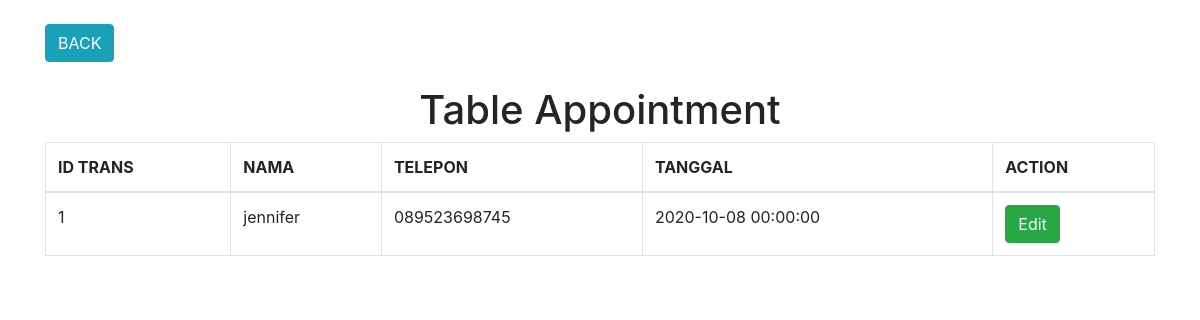
The page /AppointmentPage.php on the database its author committed.
### tables this page shows
CREATE TABLE `htrans` (
  `ID_TRANS` varchar(10) NOT NULL,
  `TOTAL_TRANS` int(11) NOT NULL,
  `TANGGAL_TRANS` datetime NOT NULL,
  `ID_PELANGGAN` varchar(10) NOT NULL,
  `ID_PERAWATAN` varchar(10) DEFAULT NULL,
  `ID_BEAUTICIAN` varchar(10) DEFAULT NULL,
  `PEMBAYARAN` varchar(255) NOT NULL,
  `STATUS_TRANS` varchar(1) NOT NULL COMMENT '0 = BELUM SELESAI,\r\n1 = SUDAH SELESAI'
);

CREATE TABLE `pelanggan` (
  `ID_PELANGGAN` varchar(10) NOT NULL,
  `NAMA_PELANGGAN` varchar(255) NOT NULL,
  `TELEPON_PELANGGAN` varchar(13) NOT NULL,
  `ID_MEMBER` varchar(10) DEFAULT NULL
);

### AppointmentPage.php (the view, shortened to what this page needs)
<?php
    include("conn.php");
?>
<!DOCTYPE html>
<html lang="en">
<head>
    <link rel="stylesheet" href="https://stackpath.bootstrapcdn.com/bootstrap/4.3.1/css/bootstrap.min.css">
    <link rel="stylesheet" href="https://maxcdn.bootstrapcdn.com/bootstrap/4.5.2/css/bootstrap.min.css">
</head>
<body>
    <br/>
    <div class="container">
        <form action="OpratorPage.php" method="post">
                <button type="submit" class="btn btn-info">BACK</button>
        </form> <br/>
        <center><h1>Table Appointment</h1></center>
            <table class="table table-hover table-bordered">
                <thead>
                    <tr>
                        <th>ID TRANS</th>
                        <th>NAMA</th>
                        <th>TELEPON</th>
                        <th>TANGGAL</th>
                        <th>ACTION</th>
                    </tr>
                </thead>
                <tbody name="tObat">
                    <?php
                        $sql = "SELECT * FROM HTRANS WHERE STATUS_TRANS='0'";
                        $result = $conn->query($sql);
                        if ($result->num_rows > 0) {
                            while ($row = $result->fetch_assoc()) {
                                $idxPelanggan = $row['ID_PELANGGAN'];
                            ?>
                                <tr>
                                    <td><?= $row["ID_TRANS"]; ?></td>
                                    <?php
                                        $sql2 = "SELECT * FROM PELANGGAN WHERE ID_PELANGGAN='$idxPelanggan'";
                                        $result = $conn->query($sql2);
                                        $row2= $result->fetch_assoc();
                                    ?>
                                    <td><?= $row2["NAMA_PELANGGAN"]; ?></td>
                                    <td><?= $row2["TELEPON_PELANGGAN"]; ?></td>
                                    <td><?= $row["TANGGAL_TRANS"]; ?></td>
                                    <td>
                                        <form method="post">
                                            <button name="btnEdit" type="submit" class="btn btn-success">Edit</button>
                                        </form>
                                    </td>
                                </tr>
                            <?php
                            }
                        }
                    ?>
                </tbody>
            </table>
        </div>
    </body>
</html>

### rows shown on the page
htrans: ID_TRANS "1", ID_PELANGGAN.NAMA_PELANGGAN "jennifer", ID_PELANGGAN.TELEPON_PELANGGAN "089523698745", TANGGAL_TRANS "2020-10-08 00:00:00"
